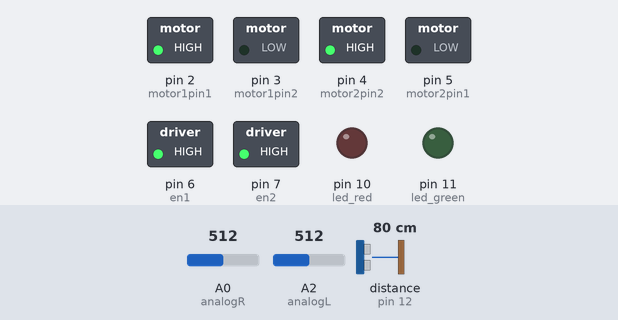
A sketch run on a simulated Arduino Uno, built with avr-gcc and run on an emulated ATmega328P. Parts: switched loads named in the sketch (green lamp = pin HIGH), output pins drawn as LEDs (lit = HIGH). Wiring (inferred from the names in the program): ultrasonic range finder: trigger pin 13; echo pin 12. Dashed ring = blinking. The test bench sets the inputs (shaded band); at power-on: distance to the obstacle (sensor on pin 12) 80 cm, A0 (analogR) = 512, A2 (analogL) = 512. The echo pulse lasts 58.3 µs per cm; pins used as bus, display or sensor lines are not drawn.

Above: at 1.2 s.
1.3 s: distance to the obstacle (sensor on pin 12) set to 44 cm
4.3 s: distance to the obstacle (sensor on pin 12) set to 37 cm
At 4.9 s:
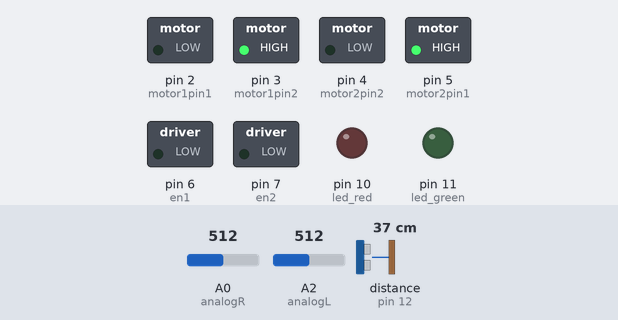
At 8.8 s:
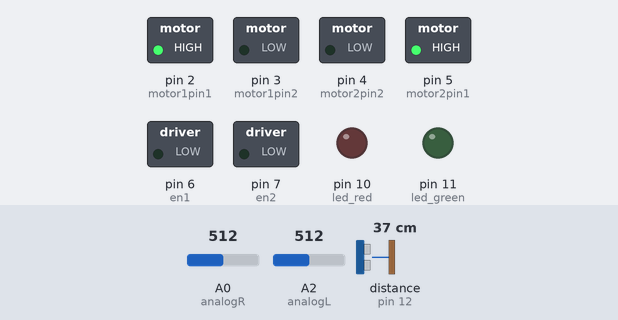
Timing chart, 0 to 10.3 s (numbered marks = the images above; inputs shaded):
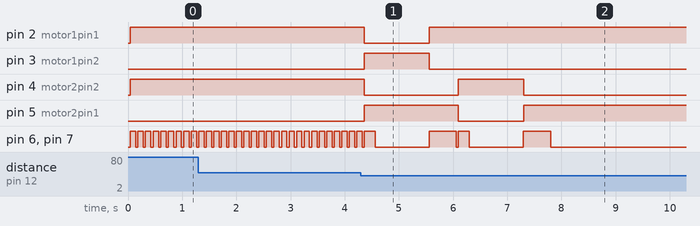

The sketch:

true_main.ino
```cpp
int PC = 0;
// MOTOR
int en1 = 6;
int motor1pin1 = 2;
int motor1pin2 = 3;
int en2 = 7;
int motor2pin1 = 5;
int motor2pin2 = 4;

// ULTRASONIC SENSOR
int echoPin = 12;
int trigPin = 13;

// IR SENSORS
//int digitalR = 8;
int analogR = A0;
//int digitalL = 9;
int analogL = A2;

// LED
int led_red = 10;
int led_green = 11;

//Button
int button = 19;
int buttonState = 0;

double distance;

int ena_max = 255;
int enb_max = 210;

const int state = 1;
bool wait = false;

int l_black = 0;
int r_black = 0;

void setup() {
  //Serial.begin(9600);
  // Left wheel
  pinMode(motor1pin1, OUTPUT);
  pinMode(motor1pin2, OUTPUT);
  pinMode(en1, OUTPUT);

  // Right wheel
  pinMode(motor2pin1, OUTPUT);
  pinMode(motor2pin2, OUTPUT);
  pinMode(en2, OUTPUT);

  // Ultrasonic sensor pins
  pinMode(trigPin, OUTPUT);
  pinMode(echoPin, INPUT);

  // IR sensor pins
  //pinMode(digitalR, INPUT);
  pinMode(analogR, INPUT);
  //pinMode(digitalL, INPUT);
  pinMode(analogL, INPUT);

  pinMode(led_red, OUTPUT);
  pinMode(led_green, OUTPUT);

  pinMode(button, INPUT);

  //Serial.begin(9600);
}

void goStraight(int time) {
  // Turn on turning
  analogWrite(en1, ena_max);
  analogWrite(en2, enb_max);

  // CW right wheel
  digitalWrite(motor1pin1, HIGH);
  digitalWrite(motor1pin2, LOW);
  // CCW left wheel
  digitalWrite(motor2pin1, HIGH);
  digitalWrite(motor2pin2, LOW);
  delay(time);
  // Turn off turning
  digitalWrite(en1, LOW);
  digitalWrite(en2, LOW);
}

void rotateRight(int deg) {
  // Turn on turning
  analogWrite(en1, ena_max);
  analogWrite(en2, enb_max);
  // CW right wheel
  digitalWrite(motor1pin1, HIGH);
  digitalWrite(motor1pin2, LOW);
  // CCW left wheel
  digitalWrite(motor2pin1, LOW);
  digitalWrite(motor2pin2, HIGH);
  // By a certain number of degrees
  delay(deg);
  // Turn off turning
  digitalWrite(en1, LOW);
  digitalWrite(en2, LOW);
}

void rotateLeft(int deg) {
  // Turn on turning
  analogWrite(en1, ena_max);
  analogWrite(en2, enb_max);
  // CW right wheel
  digitalWrite(motor1pin1, LOW);
  digitalWrite(motor1pin2, HIGH);
  // CCW left wheel
  digitalWrite(motor2pin1, HIGH);
  digitalWrite(motor2pin2, LOW);
  // By a certain number of degrees
  delay(deg);
  // Turn off turning
  digitalWrite(en1, LOW);
  digitalWrite(en2, LOW);
}

void ultrasonic() {
  // If there is no object or reflected pulse, the Echo
  // pin will time-out after 38ms and get back to low state.

  double duration;

  // Reset the pin before we begin
  digitalWrite(trigPin, LOW);  // Added this line
  delayMicroseconds(1); // Added this line

  // In order to generate the ultrasound we need to set
  // the Trig pin on a High State for 10 µs.
  digitalWrite(trigPin, HIGH);
  delayMicroseconds(10); // Added this line
  // Then echo pin gets turned on until it receives
  digitalWrite(trigPin, LOW);

  // Read duration of the echo pin
  // Confirm this calculation later
  duration = pulseIn(echoPin, HIGH);
  distance = (duration/2) / 29.1;

  //if (distance >= 500 || distance <= 0){
  //  Serial.println("Out of range");
  //}
  //else {
    Serial.print(distance);
    Serial.println(" cm");
  //}
}

void ultrasonicPlus() {
ultrasonic:
  double duration;

  digitalWrite(trigPin, LOW);
  delayMicroseconds(1);

  digitalWrite(trigPin, HIGH);
  delayMicroseconds(10);
  digitalWrite(trigPin, LOW);

  duration = pulseIn(echoPin, HIGH);
  distance = (duration / 2) / 29.1;

  if (distance >= 1500 || distance <= 0) {
    delay(10);
    goto ultrasonic;
  }
}

int rightIRblack() {
  return analogRead(analogR);
}

int leftIRblack() {
  return analogRead(analogL);
}

void mazeCode() {
  rotateRight(300);
  delay(1000);
  ultrasonicPlus();
  if (distance < 30) {
    rotateLeft(300);
    delay(1000);
    ultrasonicPlus();
    if (distance < 30) {
      rotateLeft(300);
      ultrasonicPlus();
      if (distance < 30) {
        rotateLeft(300);
      }
    } else {
      goStraight(500);
    }
  } else {
    goStraight(500);
  }
}

#define dly delay(1000)
float forward;
float right;
float left;
void mazeCodePlus() {
  forward = 0;
  right = 0;
  left = 0;

  ultrasonicPlus();
  forward = distance;

  rotateRight(300);
  dly;
  ultrasonicPlus();
  right = distance;

  if (forward > 30) {
    rotateLeft(300);
  dly;
    goStraight(500);
    return;
  }
  if (right > 30) {
    goStraight(500);
    return;
  }

  rotateLeft(300);
  dly;
  rotateLeft(300);
  dly;

  ultrasonicPlus();
  left = distance;
  if (left > 30) {
    goStraight(500);
    return;
  }
  rotateLeft(300);
  dly;
  goStraight(500);
}

void lineFollow() {
  l_black = 1 ? leftIRblack() > 50 : 0;
  r_black = 1 ? rightIRblack() >  50 : 0;
  // goStraight(1000);
  if (l_black == 0 && r_black == 0) {
    // go straight
    goStraight(20);
  }  else if (l_black == 0 && r_black == 1) {
    rotateRight(75);
  } else if (l_black == 1 && r_black == 0) {
    rotateLeft(75);
  } else {
    rotateRight(75);
  }

  Serial.print("Left: ,");
  Serial.print(l_black);
  Serial.print(" | ");
  Serial.print("Right: ");
  Serial.print(r_black);
  Serial.println();

}

void randomWalk() {
  // First interaction: with the box, then turn left
  // Going to see the ling
  // Second box: turn 45 degrees align itself
  l_black = 1 ? leftIRblack() > 70 : 0;
  r_black = 1 ? rightIRblack() >  70 : 0;

  // Default state: moving forward
  ultrasonic();
  if (distance < 40) {
    if (PC == 0) {
      rotateLeft(201);
      delay(1000);
      goStraight(500);
      PC++;
    } else if (PC == 1) {
      rotateRight(201);
      delay(1000);
      goStraight(500);
      PC++;
    }
  }
  else if (l_black == 0 && r_black == 0) {
    goStraight(25);
  } else if (l_black == 0 && r_black == 1) {
    rotateRight(25);
  } else if (l_black == 1 && r_black == 0) {
    rotateLeft(25);
  } else {
    rotateRight(100);
  }

}

void LedSelection(){
  if(state == 0)
  {
    digitalWrite(led_red, LOW);
    digitalWrite(led_green, LOW);
  }
  else if(state == 1)
  {
    digitalWrite(led_red, HIGH);
    digitalWrite(led_green, LOW);
  }
  else if(state == 2)
  {
    digitalWrite(led_red, LOW);
    digitalWrite(led_green, HIGH);
  }
}

void StateSelection()
{
  buttonState = digitalRead(button);

  if (buttonState == HIGH) {
    if (wait == false)
    {
      wait = true;
      //state++;
      if (state > 2)
      {
        //state = 0;
      }
    }
  }
  else {
      wait = false;
  }
}

void loop() {
  // StateSelection();
  // LedSelection();
  if(state == 0)
  {
    delay(35);
    lineFollow();
  }
  else if(state == 1)
  {
    delay(35);
    randomWalk();
  }
  else if(state == 2)
  {
    delay(100);
    mazeCodePlus();
  }
  // r_black = rightIRblack();
  // l_black = leftIRblack();
  // Serial.print("L: ");
  // Serial.print(l_black);
  // Serial.print("| R: ");
  // Serial.print(r_black);
  // Serial.println();
  // delay(100);
}
```

Measured:
- the behaviour switches between 41 and 40 cm on distance to the obstacle (sensor on pin 12) (found by bisection; images 0 and 1)
- after the input at 4.3 s, pin 2 (motor1pin1): HIGH → LOW after 0.06 s, → HIGH 1.2 s later; pin 3 (motor1pin2): LOW → HIGH after 0.06 s, → LOW 1.2 s later; pin 4 (motor2pin2): HIGH → LOW after 0.06 s, → HIGH 1.7 s later, → LOW 1.2 s later; pin 5 (motor2pin1): LOW → HIGH after 0.06 s, → LOW 1.7 s later, → HIGH 1.2 s later
